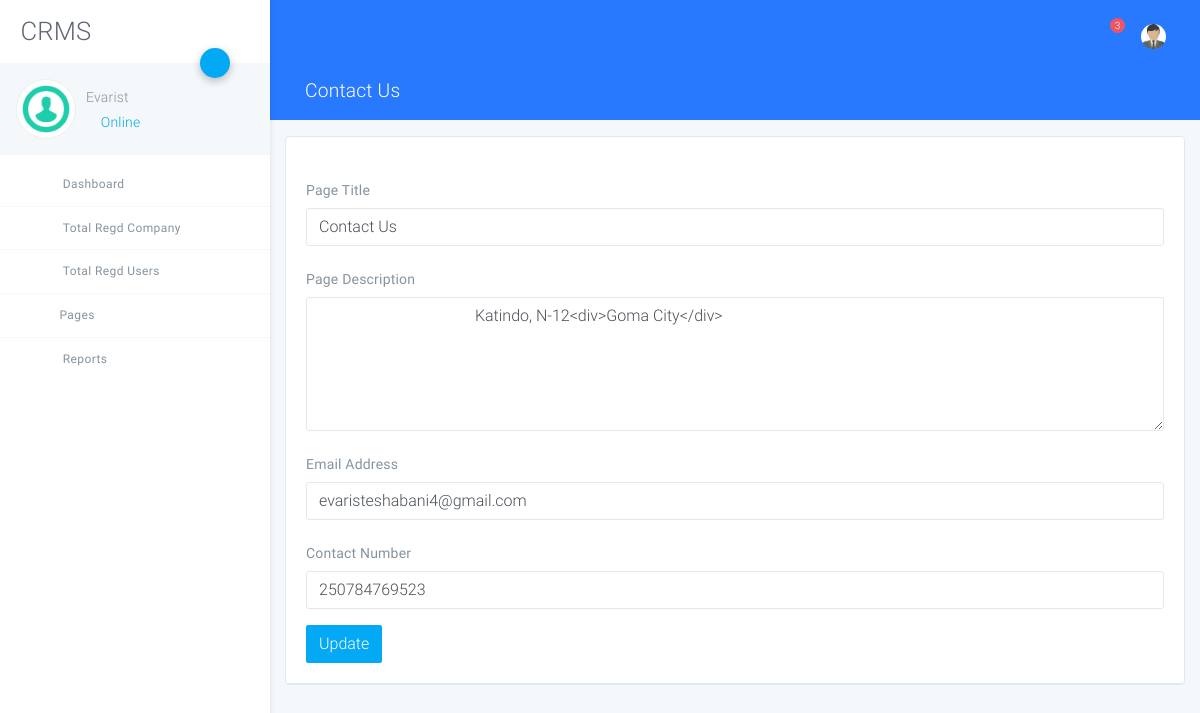
The page /admin/contact-us.php (signed in) on the database its author committed.
### tables this page shows
CREATE TABLE `tblpage` (
  `ID` int(10) NOT NULL,
  `PageType` varchar(120) DEFAULT NULL,
  `PageTitle` varchar(200) DEFAULT NULL,
  `PageDescription` mediumtext DEFAULT NULL,
  `Email` varchar(120) DEFAULT NULL,
  `MobileNumber` bigint(13) DEFAULT NULL,
  `UpdationDate` timestamp NULL DEFAULT NULL ON UPDATE current_timestamp()
);

### admin/contact-us.php (the view, shortened to what this page needs)
<?php
include('includes/dbconnection.php');
if (strlen($_SESSION['crmsaid']==0)) {
  header('location:logout.php');
  } else{
?>
<!DOCTYPE html>
<html lang="zxx">
<head>
    <link rel="stylesheet" href="assets/css/app.css">
</head>
<body class="light">
<div id="app">
<?php include_once('includes/sidebar.php');?>
<?php include_once('includes/header.php');?>
    <div class="page has-sidebar-left">
    <header class="blue accent-3 relative">
        <div class="container-fluid text-white">
            <div class="row p-t-b-10 ">
                <div class="col">
                    <h4>
                        <i class="icon-package"></i>
                        Contact Us
                    </h4>
                </div>
            </div>
        </div>
    </header>
    <div class="animatedParent animateOnce">
        <div class="container-fluid my-3">
            <div class="row">
                <div class="col-md-12">
                    <div class="card">
                        <div class="card-body b-b">
                            <form method="post">
  <?php
$ret=mysqli_query($con,"select * from  tblpage where PageType='contactus'");
while ($row=mysqli_fetch_array($ret)) {
?>
                                <div class="form-row">
                                    <div class="form-group col-md-12">
                                        <label for="inputEmail4" class="col-form-label">Page Title</label>
                                        <input type="text" name="pagetitle" id="pagetitle" value="<?php  echo $row['PageTitle'];?>" class="form-control" required='true'>
                                    </div>
                                    <div class="form-group col-md-12">
                                        <label for="inputPassword4" class="col-form-label">Page Description</label>
                                       <textarea name="pagedes" id="pagedes" rows="5" class="form-control">
        <?php  echo $row['PageDescription'];?></textarea>
                                    </div>
                                    <div class="form-group col-md-12">
                                        <label for="inputEmail4" class="col-form-label">Email Address</label>
                                        <input type="email" name="email" id="email" value="<?php  echo $row['Email'];?>" class="form-control" required='true'>
                                    </div>
                                    <div class="form-group col-md-12">
                                        <label for="inputEmail4" class="col-form-label">Contact Number</label>
                                        <input type="text" name="mobnum" id="mobnum" value="<?php  echo $row['MobileNumber'];?>" class="form-control" required='true' maxlength="10" pattern='[0-9]+'>
                                    </div>
                                </div>
                               <?php } ?>
                                <button type="submit" name="submit" class="btn btn-primary">Update</button>
                            </form>
                        </div>
                    </div>
                </div>
            </div>
        </div>
    </div>
</div>
</div>
</body>
</html>
<?php } ?>

### admin/includes/sidebar.php (shortened to what this page needs)
<?php
include('includes/dbconnection.php');
  ?>
<aside class="main-sidebar fixed offcanvas shadow">
    <section class="sidebar">
        <div class="w-80px mt-3 mb-3 ml-3">
 <h2 align="center"> CRMS</h2>
        </div>
        <div class="relative">
            <a data-toggle="collapse" href="#userSettingsCollapse" role="button" aria-expanded="false"
               aria-controls="userSettingsCollapse" class="btn-fab btn-fab-sm fab-right fab-top btn-primary shadow1 ">
                <i class="icon icon-cogs"></i>
            </a>
            <div class="user-panel p-3 light mb-2">
                <div>
                    <div class="float-left image">
                        <img class="user_avatar" src="assets/img/dummy/image.png" alt="User Image">
                    </div>
                    <div class="float-left info">
                        <?php
$aid=$_SESSION['crmsaid'];
$ret=mysqli_query($con,"select AdminName from tbladmin where ID='$aid'");
$row=mysqli_fetch_array($ret);
$name=$row['AdminName'];
?>
                        <h6 class="font-weight-light mt-2 mb-1"><?php echo $name; ?></h6>
                        <a href="#"><i class="icon-circle text-primary blink"></i> Online</a>
                    </div>
                </div>
                <div class="clearfix"></div>
            </div>
        </div>
        <ul class="sidebar-menu">
            <li class="treeview"><a href="dashboard.php">
                <i class="icon icon-sailing-boat-water purple-text s-18"></i> <span>Dashboard</span>
            </a>
            </li>
            <li class="treeview"><a href="total-regcompany.php">
                <i class="icon icon icon-package blue-text s-18"></i> <span>Total Regd Company</span>
            </a>
            </li>
            <li class="treeview"><a href="total-regusers.php">
                <i class="icon icon-account_box light-green-text s-18"></i> <span>Total Regd Users</span>
            </a>
            </li>
            <li class="treeview"><a href="#"><i class="icon icon-documents3 text-blue s-18"></i>Pages<i
                    class="icon icon-angle-left s-18 pull-right"></i></a>
            </li>
            <li class="treeview no-b"><a href="#">
                <i class="icon icon-package light-green-text s-18"></i>
                <span>Reports</span>
            </a>
            </li>
        </ul>
    </section>
</aside>

### rows shown on the page
tblpage: pagetitle "Contact Us", pagedes "Katindo, N-12<div>Goma City</div>", email "evaristeshabani4@gmail.com", mobnum "250784769523"

### other values the page prints
$name "Evarist"
$count "3"
